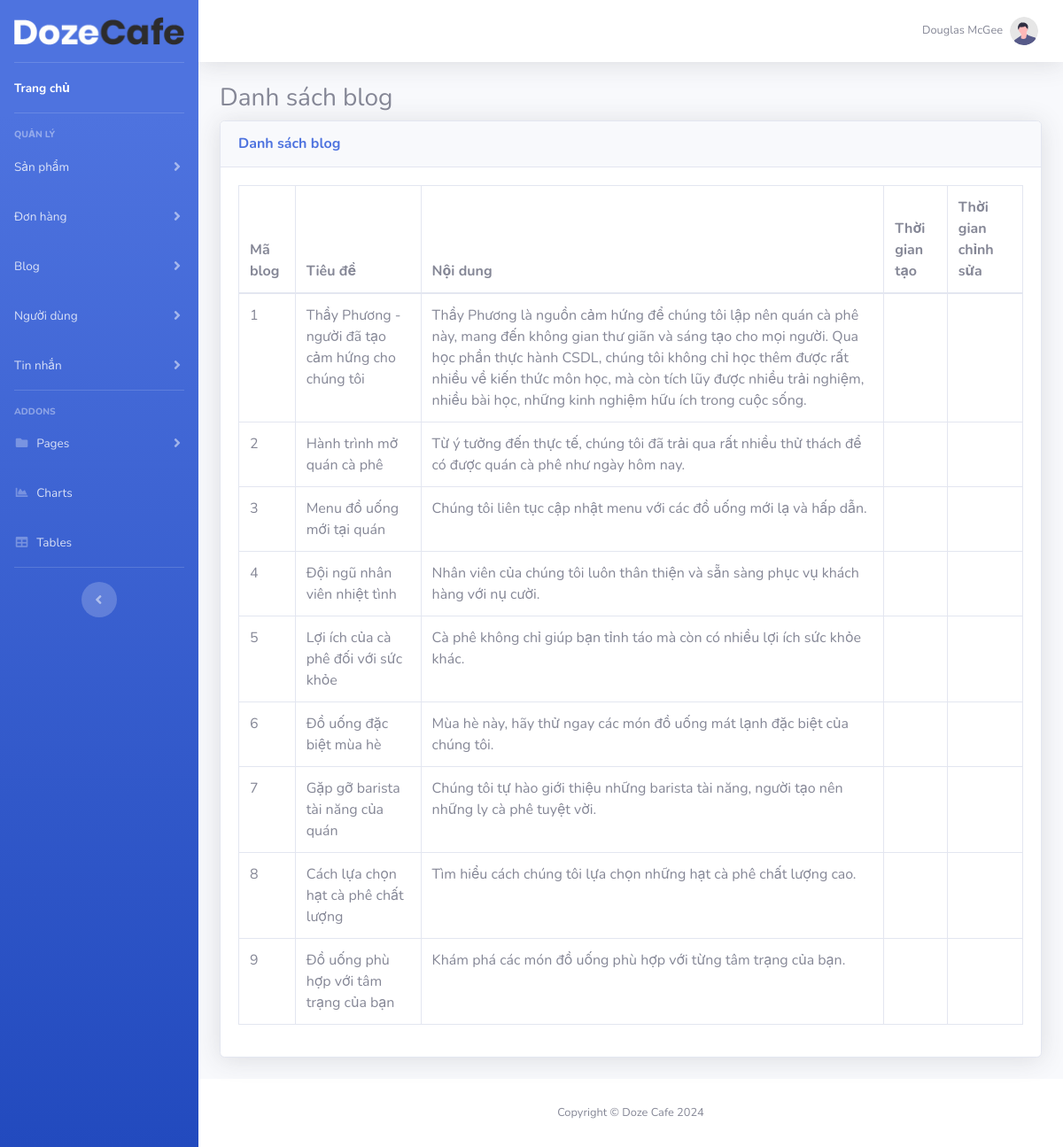
Page /admin_page/lietkeblog.php on the committed database.
### tables this page shows
CREATE TABLE `blog_posts` (
  `blog_id` int(11) NOT NULL,
  `admins_id` int(11) NOT NULL,
  `title` varchar(255) NOT NULL,
  `content` text DEFAULT NULL,
  `image` varchar(2048) DEFAULT NULL
);

### admin_page/lietkeblog.php (the view, shortened to what this page needs)
<?php include("includes/header.php"); ?>
<div>
    <h3>Danh sách blog</h3>
    <div class="card shadow mb-4">
        <div class="card-header py-3">
            <h6 class="m-0 font-weight-bold text-primary">Danh sách blog</h6>
        </div>
        <div class="card-body">
            <div class="table-responsive">
                <table class="table table-bordered" id="dataTable" width="100%" cellspacing="0">
                    <thead>
                        <tr>
                            <th>Mã blog</th>
                            <th>Tiêu đề</th>
                            <th>Nội dung</th>
                            <th>Thời gian tạo</th>
                            <th>Thời gian chỉnh sửa</th>
                        </tr>
                    </thead>
                    <tbody>
                    <?php
                        require("db/conn.php");
                        $sql_str = "select b.*
                        from blog_posts b";
                        $result = mysqli_query($conn, $sql_str);
                        while ($row = mysqli_fetch_assoc($result)) {
                    ?>
                        <tr>
                            <td><?= htmlspecialchars($row['blog_id']) ?></td>
                            <td><?= htmlspecialchars($row['title']) ?></td>
                            <td><?= htmlspecialchars($row['content']) ?></td>
                            <td><?= htmlspecialchars($row['created_at']) ?></td>
                            <td><?= htmlspecialchars($row['updated_at']) ?></td>
                        </tr>
                    <?php
                        }
                    ?>
                    </tbody>
                </table>
            </div>
        </div>
    </div>
</div>
<?php include("includes/footer.php"); ?>

### admin_page/includes/header.php (shortened to what this page needs)
<!DOCTYPE html>
<html lang="en">
<head>
    <link href="vendor/fontawesome-free/css/all.min.css" rel="stylesheet" type="text/css">
    <link href="css/sb-admin-2.min.css" rel="stylesheet">
</head>
<body id="page-top">
    <div id="wrapper">
        <?php include("includes/sidebar.php"); ?>
        <div id="content-wrapper" class="d-flex flex-column">
            <div id="content">
<?php include("includes/topbar.php"); ?>
                <div class="container-fluid">

### admin_page/includes/sidebar.php (shortened to what this page needs)
   <ul class="navbar-nav bg-gradient-primary sidebar sidebar-dark accordion" id="accordionSidebar">
<a class="sidebar-brand d-flex align-items-center justify-content-center" href="index.html">
    <div class="sidebar-brand-icon">
        <img src = "img/logo.png" class="img-fluid" alt="Responsive image">
    </div>
</a>
<hr class="sidebar-divider my-0">
<li class="nav-item active">
    <a class="nav-link" href="index.html">
        <span>Trang chủ</span></a>
</li>
<hr class="sidebar-divider">
<div class="sidebar-heading">
    Quản lý
</div>
<li class="nav-item">
    <a class="nav-link collapsed" href="#" data-toggle="collapse" data-target="#collapseProduct"
        aria-expanded="false" aria-controls="collapseProduct">
        <span>Sản phẩm</span>
    </a>
</li>
<li class="nav-item">
    <a class="nav-link collapsed" href="#" data-toggle="collapse" data-target="#collapseOrders"
        aria-expanded="false" aria-controls="collapseOrders">
        <span>Đơn hàng</span>
    </a>
</li>
<li class="nav-item">
    <a class="nav-link collapsed" href="#" data-toggle="collapse" data-target="#collapseBlog"
        aria-expanded="false" aria-controls="collapseBlog">
        <span>Blog</span>
    </a>
</li>
<li class="nav-item">
    <a class="nav-link collapsed" href="#" data-toggle="collapse" data-target="#collapseUsers"
        aria-expanded="false" aria-controls="collapseUsers">
        <span>Người dùng</span>
    </a>
</li>
<li class="nav-item">
    <a class="nav-link collapsed" href="#" data-toggle="collapse" data-target="#collapseMessages"
        aria-expanded="false" aria-controls="collapseMessages">
        <span>Tin nhắn</span>
    </a>
</li>
<hr class="sidebar-divider">
<div class="sidebar-heading">
    Addons
</div>
<li class="nav-item">
    <a class="nav-link collapsed" href="#" data-toggle="collapse" data-target="#collapsePages"
        aria-expanded="true" aria-controls="collapsePages">
        <i class="fas fa-fw fa-folder"></i>
        <span>Pages</span>
    </a>
</li>
<li class="nav-item">
    <a class="nav-link" href="charts.html">
        <i class="fas fa-fw fa-chart-area"></i>
        <span>Charts</span></a>
</li>
<li class="nav-item">
    <a class="nav-link" href="tables.html">
        <i class="fas fa-fw fa-table"></i>
        <span>Tables</span></a>
</li>
<hr class="sidebar-divider d-none d-md-block">
<div class="text-center d-none d-md-inline">
    <button class="rounded-circle border-0" id="sidebarToggle"></button>
</div>
</ul>

### admin_page/includes/topbar.php (shortened to what this page needs)
<nav class="navbar navbar-expand navbar-light bg-white topbar mb-4 static-top shadow">
<ul class="navbar-nav ml-auto">
<li class="nav-item dropdown no-arrow">
<a class="nav-link dropdown-toggle" href="#" id="userDropdown" role="button"
    data-toggle="dropdown" aria-haspopup="true" aria-expanded="false">
    <span class="mr-2 d-none d-lg-inline text-gray-600 small">Douglas McGee</span>
    <img class="img-profile rounded-circle"
        src="img/undraw_profile.svg">
</a>
</li>
</ul>
</nav>

### admin_page/includes/footer.php (shortened to what this page needs)
</div>
</div>
            <footer class="sticky-footer bg-white">
                <div class="container my-auto">
                    <div class="copyright text-center my-auto">
                        <span>Copyright &copy; Doze Cafe 2024</span>
                    </div>
                </div>
            </footer>
        </div>
    </div>
</body>
</html>

### admin_page/lietkeblog.php (style rules this page uses)
.table-responsive { overflow-x: auto; }

### rows in the picture
blog_posts: blog_id "1", title "Thầy Phương - người đã tạo cảm hứng cho chúng tôi", content "Thầy Phương là nguồn cảm hứng để chúng tôi lập nên quán cà phê này, mang đến không gian thư giãn và sáng tạo cho mọi người. Qua học phần thực hành CSDL, chúng tôi không chỉ học thêm được rất nhiều về kiến thức môn học, mà còn tích lũy được nhiều trải nghiệm, nhiều bài học, những kinh nghiệm hữu ích trong cuộc sống."
blog_posts: blog_id "2", title "Hành trình mở quán cà phê", content "Từ ý tưởng đến thực tế, chúng tôi đã trải qua rất nhiều thử thách để có được quán cà phê như ngày hôm nay."
blog_posts: blog_id "3", title "Menu đồ uống mới tại quán", content "Chúng tôi liên tục cập nhật menu với các đồ uống mới lạ và hấp dẫn."
blog_posts: blog_id "4", title "Đội ngũ nhân viên nhiệt tình", content "Nhân viên của chúng tôi luôn thân thiện và sẵn sàng phục vụ khách hàng với nụ cười."
blog_posts: blog_id "5", title "Lợi ích của cà phê đối với sức khỏe", content "Cà phê không chỉ giúp bạn tỉnh táo mà còn có nhiều lợi ích sức khỏe khác."
blog_posts: blog_id "6", title "Đồ uống đặc biệt mùa hè", content "Mùa hè này, hãy thử ngay các món đồ uống mát lạnh đặc biệt của chúng tôi."
blog_posts: blog_id "7", title "Gặp gỡ barista tài năng của quán", content "Chúng tôi tự hào giới thiệu những barista tài năng, người tạo nên những ly cà phê tuyệt vời."
blog_posts: blog_id "8", title "Cách lựa chọn hạt cà phê chất lượng", content "Tìm hiểu cách chúng tôi lựa chọn những hạt cà phê chất lượng cao."
blog_posts: blog_id "9", title "Đồ uống phù hợp với tâm trạng của bạn", content "Khám phá các món đồ uống phù hợp với từng tâm trạng của bạn."
